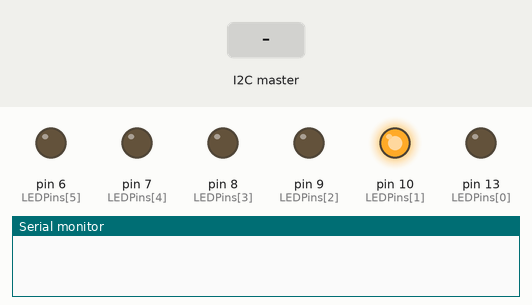
Recording of a sketch running on a simulated Arduino Uno, built with avr-gcc and run on an emulated ATmega328P. Parts: output pins drawn as LEDs (lit = HIGH), the last lines printed to the serial monitor. The inputs (shaded band) are chosen by the test bench.

Above: at 1.2 s.
1.3 s: the I2C master sends the byte 1
At 2.2 s:
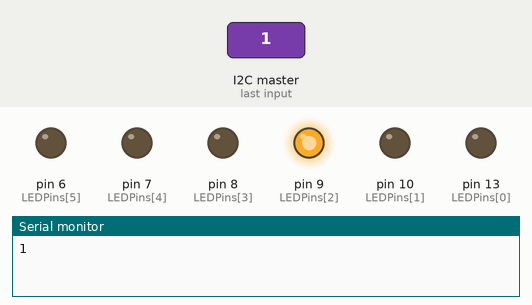
4.3 s: the I2C master sends the byte 0
At 5.3 s:
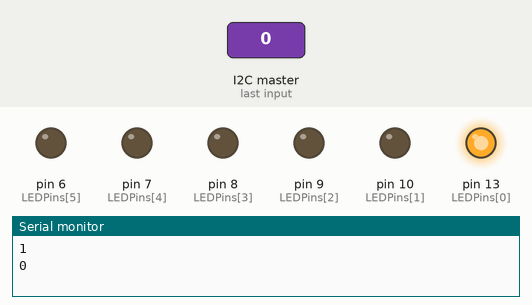
At 7.8 s:
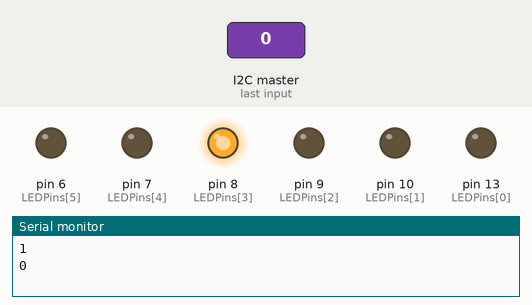
Timing chart, 0 to 12.3 s (numbered marks = the images above; inputs shaded):
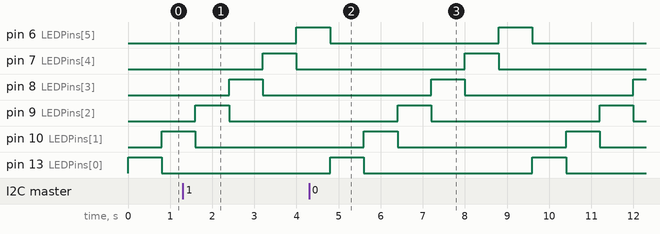

Measured:
- after the input at 4.3 s, pin 9 (LEDPins[2]): alternates HIGH for 0.80 s and LOW for 4.0 s, starting after 2.1 s; pin 10 (LEDPins[1]): alternates HIGH for 0.80 s and LOW for 4.0 s, starting after 1.3 s; pin 13 (LEDPins[0]): HIGH → LOW after 1.3 s, → HIGH 4.0 s later, → LOW 0.80 s later

The sketch:

lights_butterflyv2.ino
```cpp
#include <Servo.h>
#include <Wire.h>

Servo myservo1;  // create servo object to control a servo
Servo myservo2;  // create servo object to control a servo
// twelve servo objects can be created on most boards
int LEDPins[] = {13, 10, 9, 8, 7, 6};
int countOFpin = 6; //number of pins

int count;
void setup() {
  Wire.begin(9);
  Wire.onReceive(receiveEvent);
  Serial.begin(9600);

  for (int PIN = 0; PIN < countOFpin; PIN = PIN + 1){
    pinMode(LEDPins[PIN], OUTPUT);  //initialize LED pins as output
  }
}

void loop() {
  lights(count);
}

void receiveEvent(int bytes){
  byte b = Wire.read();
  count = (int)b;
  Serial.println(count);
}

void lights(int objCount){

  int lightSpeed = map(objCount,0,4,800,50);
  if(lightSpeed <= 400){
    for (int PIN = 0; PIN < countOFpin; PIN++) {  //FAST blink from lowest pin to highest
      digitalWrite(LEDPins[PIN], HIGH);
      delay(lightSpeed);
      digitalWrite(LEDPins[PIN], LOW);
    }
    for (int PIN = countOFpin - 1; PIN >= 0; PIN--)  { //FAST blink from highest pin to lowest
      digitalWrite(LEDPins[PIN], HIGH);
      delay(lightSpeed);
      digitalWrite(LEDPins[PIN], LOW);
    }
  }
  else{
    for (int PIN = 0; PIN < countOFpin; PIN++) {  //FAST blink from lowest pin to highest
      digitalWrite(LEDPins[PIN], HIGH);
      delay(lightSpeed);
      digitalWrite(LEDPins[PIN], LOW);
    }
  }
}
```
